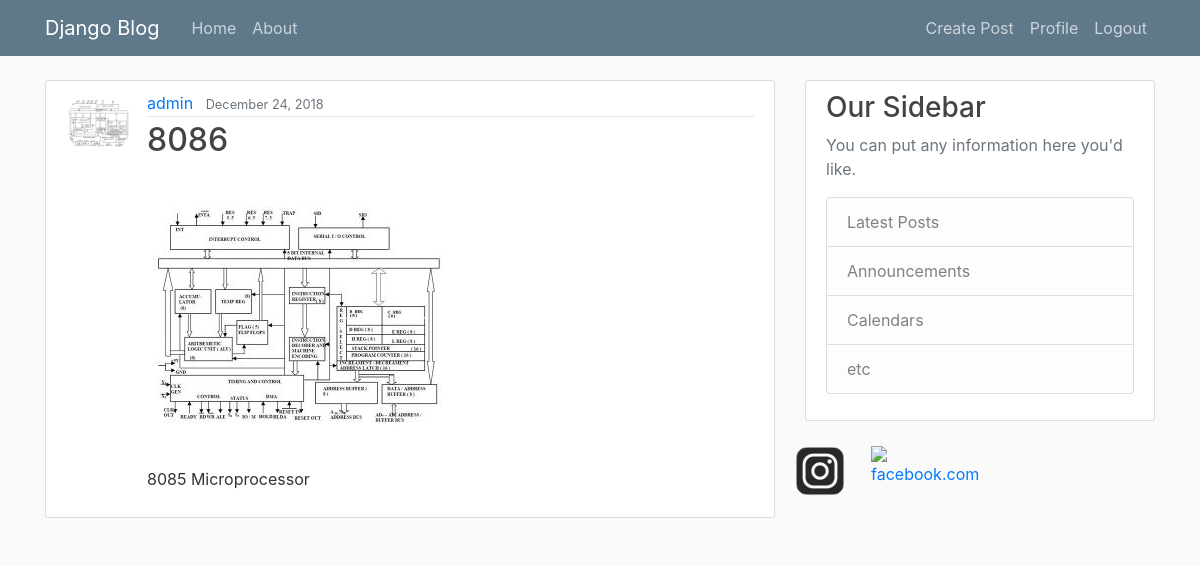
/post/3/ (signed in), run on the app's committed database.
### blog/models.py (models this page shows, shortened)
class Post(models.Model):
    title=models.CharField(max_length=100)
    content=models.TextField()
    image = models.ImageField(default='default.jpg', upload_to='post_pics')
    date_posted=models.DateTimeField(default=timezone.now)
    author=models.ForeignKey(User,on_delete=models.CASCADE)
    like=models.SmallIntegerField(default=0)
    liked_by=models.ManyToManyField(User,related_name='liked_by',blank=True)

### users/models.py (models this page shows, shortened)
class Profile(models.Model):
    user=models.OneToOneField(User,on_delete=models.CASCADE)
    image=models.ImageField(default='default.jpg',upload_to='profile_pics')

### blog/views.py (the view)
# urls.py: path('post/<int:pk>/', PostDetailView.as_view(), name='post-detail'),
class PostDetailView(DetailView):
    model = Post

### blog/templates/blog/post_detail.html (shortened to what this page needs)
{%extends 'blog/base.html'%}
{%block content%}
        <article class="media content-section">
            <img class ="rounded-circle article-img" src="{{ object.author.profile.image.url }}">
          <div class="media-body">
            <div class="article-metadata">
              <a class="mr-2" href="{% url 'user-posts' object.author.username %}">{{ object.author }}</a>
              <small class="text-muted">{{ object.date_posted|date:"F d, Y"}}</small>
            </div>
            <h2 class="article-title">{{ object.title }}</h2>
              <img src="{{ object.image.url }}">
            <p class="article-content">{{ object.content }}</p>
          </div>
        </article>
{%endblock content%}

### blog/static/blog/main.css (style rules this page uses)
body { background: #fafafa; color: #333333; margin-top: 5rem; }
h1, h2, h3, h4, h5, h6 { color: #444444; }
.content-section { background: #ffffff; padding: 10px 20px; border: 1px solid #dddddd; border-radius: 3px; margin-bottom: 20px; }
.article-title { color: #444444; }
.article-content { white-space: pre-line; }
.article-img { height: 65px; width: 65px; margin-right: 16px; }
.article-metadata { padding-bottom: 1px; margin-bottom: 4px; border-bottom: 1px solid #e3e3e3 }

### data on the page
Post: author.profile.image (picture), author "admin", date_posted "December 24, 2018", title "8086", image (picture), content "8085 Microprocessor"
